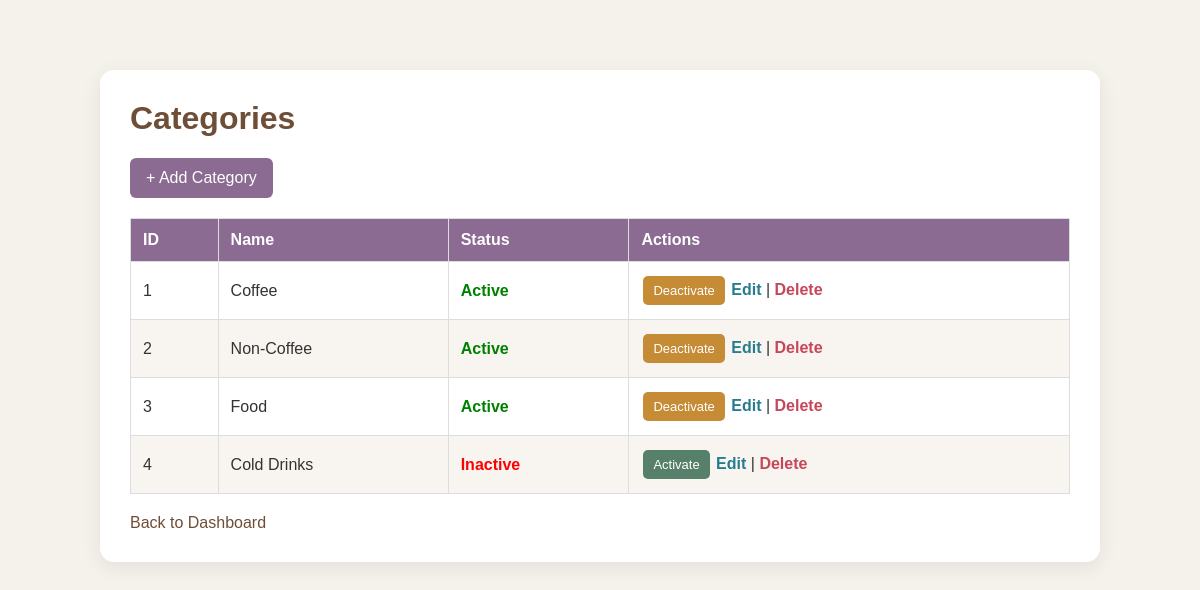
The app's page /admin/categories.php with its own data.
### tables this page shows
CREATE TABLE `categories` (
  `id` int(11) NOT NULL,
  `name` varchar(100) NOT NULL,
  `icon` varchar(50) DEFAULT 'fa-mug-hot',
  `status` tinyint(1) DEFAULT 1,
  `created_at` timestamp NOT NULL DEFAULT current_timestamp()
);

### admin/categories.php (the view, shortened to what this page needs)
<?php
include "db.php";
$result = $conn->query("SELECT * FROM categories ORDER BY id ASC");
?>
<!DOCTYPE html>
<html lang="en">
<head>
</head>
<body>
<div class="container">
<h1>Categories</h1>
<a class="add-button" href="add-category.php">+ Add Category</a>
<table>
<thead>
<tr>
    <th>ID</th>
    <th>Name</th>
    <th>Status</th>
    <th>Actions</th>
</tr>
</thead>
<tbody>
<?php while ($row = $result->fetch_assoc()) {
    $isActive = (int)$row["status"] === 1;
?>
<tr>
    <td><?= (int)$row["id"] ?></td>
    <td><?= htmlspecialchars($row["name"]) ?></td>
    <td>
        <?php if ($isActive) { ?>
            <span class="active">Active</span>
        <?php } else { ?>
            <span class="inactive">Inactive</span>
        <?php } ?>
    </td>
    <td>
        <a class="button <?= $isActive ? 'toggle' : 'activate' ?>"
           href="toggle-category.php?id=<?= (int)$row['id'] ?>"
           onclick="return confirm('Change this category status?')">
           <?= $isActive ? 'Deactivate' : 'Activate' ?>
        </a>
        <a class="edit"
           href="edit-category.php?id=<?= (int)$row['id'] ?>">Edit</a>
        |
        <a class="delete"
           href="delete-category.php?id=<?= (int)$row['id'] ?>"
           onclick="return confirm('Are you sure you want to delete this category?')">Delete</a>
    </td>
</tr>
<?php } ?>
</tbody>
</table>
<a class="back" href="index.php">Back to Dashboard</a>
</div>
</body>
</html>

### admin/categories.php (style rules this page uses)
* { box-sizing: border-box; }
body { margin: 0; padding: 40px 20px; font-family: Arial, sans-serif; background: #f5f1eb; color: #333; }
.container { max-width: 1000px; margin: 30px auto; padding: 30px; background: white; border-radius: 14px; box-shadow: 0 5px 20px rgba(0,0,0,.08); overflow-x: auto; }
h1 { color: #6f4e37; margin-top: 0; }
.add-button { display: inline-block; margin-bottom: 20px; padding: 11px 16px; background: #8b6b91; color: white; text-decoration: none; border-radius: 6px; }
table { width: 100%; border-collapse: collapse; }
th, td { padding: 12px; border: 1px solid #ddd; text-align: left; }
th { background: #8b6b91; color: white; }
tr:nth-child(even) { background: #f8f5f1; }
a { text-decoration: none; }
.edit { color: #287c8e; font-weight: bold; }
.delete { color: #c7475a; font-weight: bold; }
.button { display: inline-block; padding: 7px 10px; margin: 2px; color: white; border-radius: 5px; font-size: 13px; }
.toggle { background: #c58b35; }
.activate { background: #56806a; }
.active { color: green; font-weight: bold; }
.inactive { color: red; font-weight: bold; }
.back { display: inline-block; margin-top: 20px; color: #6f4e37; }

### records on screen
categories: id "1", name "Coffee", status "Active"
categories: id "2", name "Non-Coffee", status "Active"
categories: id "3", name "Food", status "Active"
categories: id "4", name "Cold Drinks", status "Inactive"
